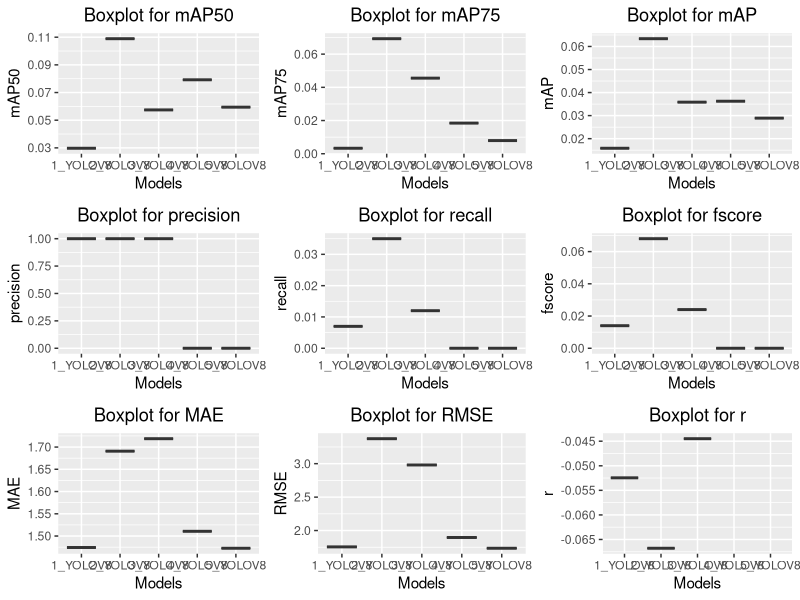

Write R code to recreate this figure. (Note: this script raises an error after producing the figure.)
library("ggplot2")
library("gridExtra")
library("plyr")
library("scales")
library("dplyr")
library(tidyr)
library("Metrics")
library(data.table)

options(scipen = 999)

# -------------------------------------------------------------------
# BOXPLOT DO DESEMPENHO ENTRE TÉCNICAS
#
dados <- read.table('../results/results.csv', sep = ',', header = TRUE)

# Reordena a coluna 'ml' para garantir que o primeiro elemento seja o primeiro boxplot
dados$ml <- factor(dados$ml, levels = unique(dados$ml))

metricas <- list("mAP50", "mAP75", "mAP", "precision", "recall", "fscore", "MAE", "RMSE", "r")
graficos <- list()
i <- 1

for (metrica in metricas) {
   print(metrica)
   TITULO = sprintf("Boxplot for %s", metrica)
   g <- ggplot(dados, aes_string(x = "ml", y = metrica, fill = "ml")) + 
        geom_boxplot() +
        scale_fill_brewer(palette = "Purples") +
        labs(title = TITULO, x = "Models", y = metrica) +
        theme(legend.position = "none") +
        theme(plot.title = element_text(hjust = 0.5))
   
   graficos[[i]] <- g
   i = i + 1
}

g <- grid.arrange(grobs = graficos, ncol = 3)
ggsave(paste("../results/boxplot.png", sep = ""), g, width = 12, height = 10)
print(g)

# -------------------------------------------------------------------
# XY CONTAGEM MANUAL X AUTOMÁTICA - JUNTANDO TODAS AS DOBRAS
#
dadosContagem <- read.table('../results/counting.csv', sep = ',', header = TRUE)

dadosContagem$ml <- factor(dadosContagem$ml, levels = unique(dadosContagem$ml))

graficos <- list()
i <- 1

nets <- levels(as.factor(dadosContagem$ml))
print(nets)

# Coletando RMSE para ANOVA
rmse_values <- data.frame(Model = character(), RMSE = numeric(), stringsAsFactors = FALSE)

for (net in nets) {
   filtrado <- dadosContagem[dadosContagem$ml == net, ]

   RMSE = rmse(filtrado$groundtruth, filtrado$predicted)
   MAE = mae(filtrado$groundtruth, filtrado$predicted)
   MAPE = mape(filtrado$groundtruth, filtrado$predicted)
   R = cor(filtrado$groundtruth, filtrado$predicted, method = "pearson")
   TITULO = sprintf("%s RMSE=%.3f MAE=%.3f MAPE=%.3f r = %.3f", net, RMSE, MAE, MAPE, R)
   MAX <- max(filtrado$groundtruth, filtrado$predicted)
   
   g <- ggplot(filtrado, aes(x = groundtruth, y = predicted)) + 
        geom_point() +
        geom_smooth(method = 'lm', se = TRUE) +  # Linha de regressão linear
        labs(title = TITULO, x = "Contagem Manual (Ground Truth)", y = "Contagem Preditiva") + 
        theme(plot.title = element_text(size = 10)) +
        xlim(0, MAX) +
        ylim(0, MAX)

   print(g)
   graficos[[i]] <- g
   i = i + 1

   # Salvando RMSE para ANOVA
   rmse_values <- rbind(rmse_values, data.frame(Model = net, RMSE = RMSE))
}

g <- grid.arrange(grobs = graficos, ncol = 2)
ggsave(paste("../results/counting.png", sep = ""), g, width = 10, height = 12)
print(g)

# Arquivo para salvar os resultados
output_file <- '../results/anova_all_results.txt'

# Limpar o arquivo antes de começar
sink(output_file)
sink()
# Instalar pacotes necessários, se ainda não estiverem instalados
if (!require(multcomp)) install.packages("multcomp", dependencies = TRUE)
if (!require(multcompView)) install.packages("multcompView", dependencies = TRUE)

# Carregar os pacotes
library(multcomp)
library(multcompView)

# -------------------------------------------------------------------
# Função para realizar ANOVA para cada métrica
realizar_anova <- function(df, metric, output_file) {
  anova_result <- tryCatch({
    aov(as.formula(paste(metric, "~ ml")), data = df)
  }, error = function(e) {
    message("Erro ao realizar ANOVA para ", metric, ": ", e)
    return(NULL)
  })

  if (!is.null(anova_result)) {
    anova_summary <- summary(anova_result)

    # Abrir o arquivo para adicionar os resultados
    sink(output_file, append = TRUE)
    cat("\n------------------------------------------------------------\n")
    cat("ANOVA para", metric, "\n")
    print(anova_summary)

    # Se o resultado da ANOVA for significativo, realizar o pós-teste de Tukey
    if ("Pr(>F)" %in% colnames(anova_summary[[1]]) && anova_summary[[1]][["Pr(>F)"]][1] < 0.05) {
      tukey_result <- TukeyHSD(anova_result)
      cat("\nTukey HSD para", metric, "\n")
      print(tukey_result)

      # Obter os resultados do Tukey HSD
      tukey_df <- as.data.frame(tukey_result[[1]])
      
      # Adicionar o CLD
      cld_result <- cld(glht(anova_result, linfct = mcp(ml = "Tukey")))
      cat("\nCLD para", metric, "\n")
      print(cld_result)
    }

    # Fechar a escrita no arquivo
    sink()
  } else {
    message("ANOVA não pôde ser realizada para ", metric)
  }
}

# -------------------------------------------------------------------
# Realizar ANOVA para cada métrica
metrics <- c("mAP", "mAP50", "mAP75", "MAE", "RMSE", "r", "precision", "recall", "fscore")

for (metric in metrics) {
  realizar_anova(dados, metric, output_file)
}

# Mensagem final
cat("Os resultados foram salvos no arquivo:", output_file, "\n")
